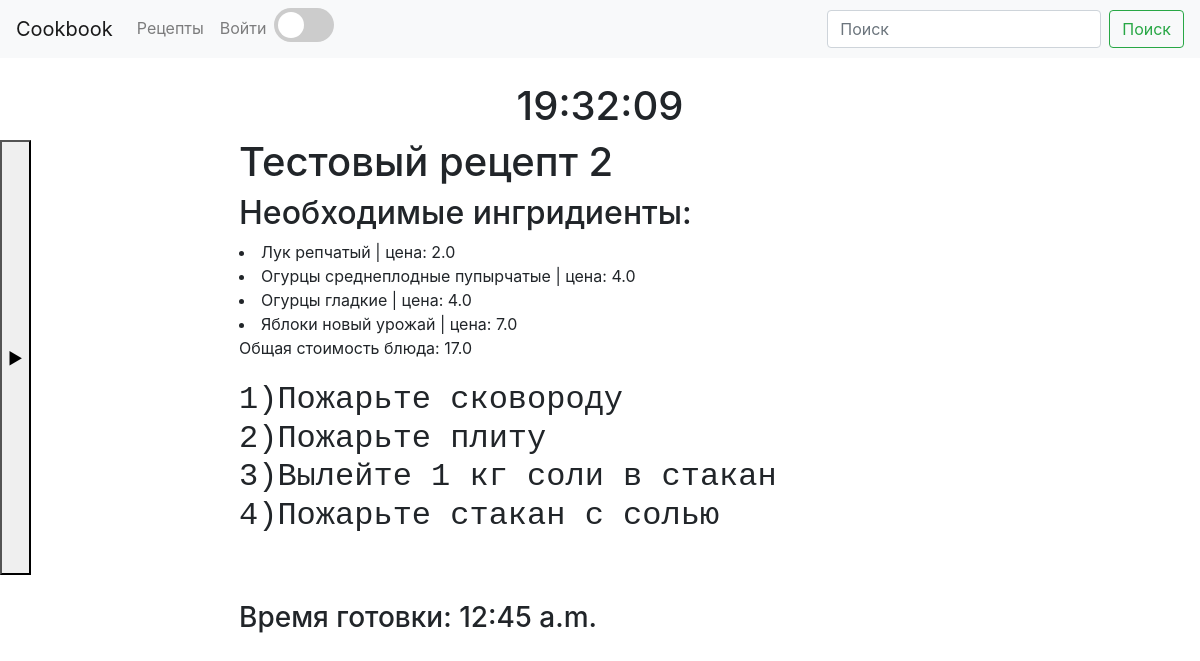
Screenshot of /recipe_detail/2/ with the database file from the repository.
### main/models.py (models this page shows, shortened)
class Recipe(models.Model):
    name = models.CharField(max_length=100)
    recipe = models.TextField(default='1)\n2)\n3)\n4)\n5)\n')
    products = models.ManyToManyField(Product)
    cooking_time = models.TimeField()
    cuisine = models.CharField(max_length=50)
    classification = models.CharField(max_length=50)
    likes = models.IntegerField(default=0)
    description = models.TextField(null=True, max_length=500)

class Product(models.Model):
    name = models.CharField(max_length=200)
    price = models.FloatField(null=True)

### main/views.py (the view)
# urls.py: path('recipe_detail/<int:recipe_id>/', views.recipe_detail, name='recipe_detail'),
def recipe_detail(request, recipe_id):
    recipe = get_object_or_404(Recipe, id=recipe_id)
    total_cost = recipe.products.aggregate(total=Sum('price'))['total'] or 0
    return render(request, 'main/recipe_detail.html', {'recipe': recipe, 'total_cost': total_cost})

### main/templates/main/recipe_detail.html (shortened to what this page needs)
{% extends 'main/base.html' %}
{% block content %}
    <h1>{{ recipe.name }}</h1>
    <h2>Необходимые ингридиенты: </h2>
        {% for product in recipe.products.all %}
            <li>{{ product.name }} | цена: {{product.price}}</li>
        {% endfor %}
        Общая стоимость блюда: {{ total_cost }}
    <pre>
        <h2>{{recipe.recipe}}</h2>
    </pre>
    <h3>Время готовки: {{ recipe.cooking_time|time:"h:i a" }}</h3>
{% endblock %}

### rows the page displays
Recipe: name "Тестовый рецепт 2", recipe "1)Пожарьте сковороду 2)Пожарьте плиту 3)Вылейте 1 кг соли в стакан 4)Пожарьте стакан с солью", cooking_time "12:45 a.m."
Product: name "Лук репчатый", price "2.0"
Product: name "Огурцы среднеплодные пупырчатые", price "4.0"
Product: name "Огурцы гладкие", price "4.0"
Product: name "Яблоки новый урожай", price "7.0"

### other values shown
{{ total_cost }} "17.0"
